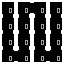

Tiled map render using the project's own tile images. Description and the whole map definition, tile-layer contents included, below:
An orthogonal 4x4 tile map with 16x16 px tiles, 1 tile layer (Tile Layer 1).

<map version="1.9" tiledversion="1.9.0" orientation="orthogonal" renderorder="right-down" width="4" height="4" tilewidth="16" tileheight="16" infinite="0" nextlayerid="2" nextobjectid="1">
 <tileset firstgid="1" source="../room_layouts.tsx" />
 <layer id="1" name="Tile Layer 1" width="4" height="4">
  <data encoding="csv">
5,6,7,5,
13,13,13,13,
13,13,13,13,
10,11,10,11
</data>
 </layer>
</map>
